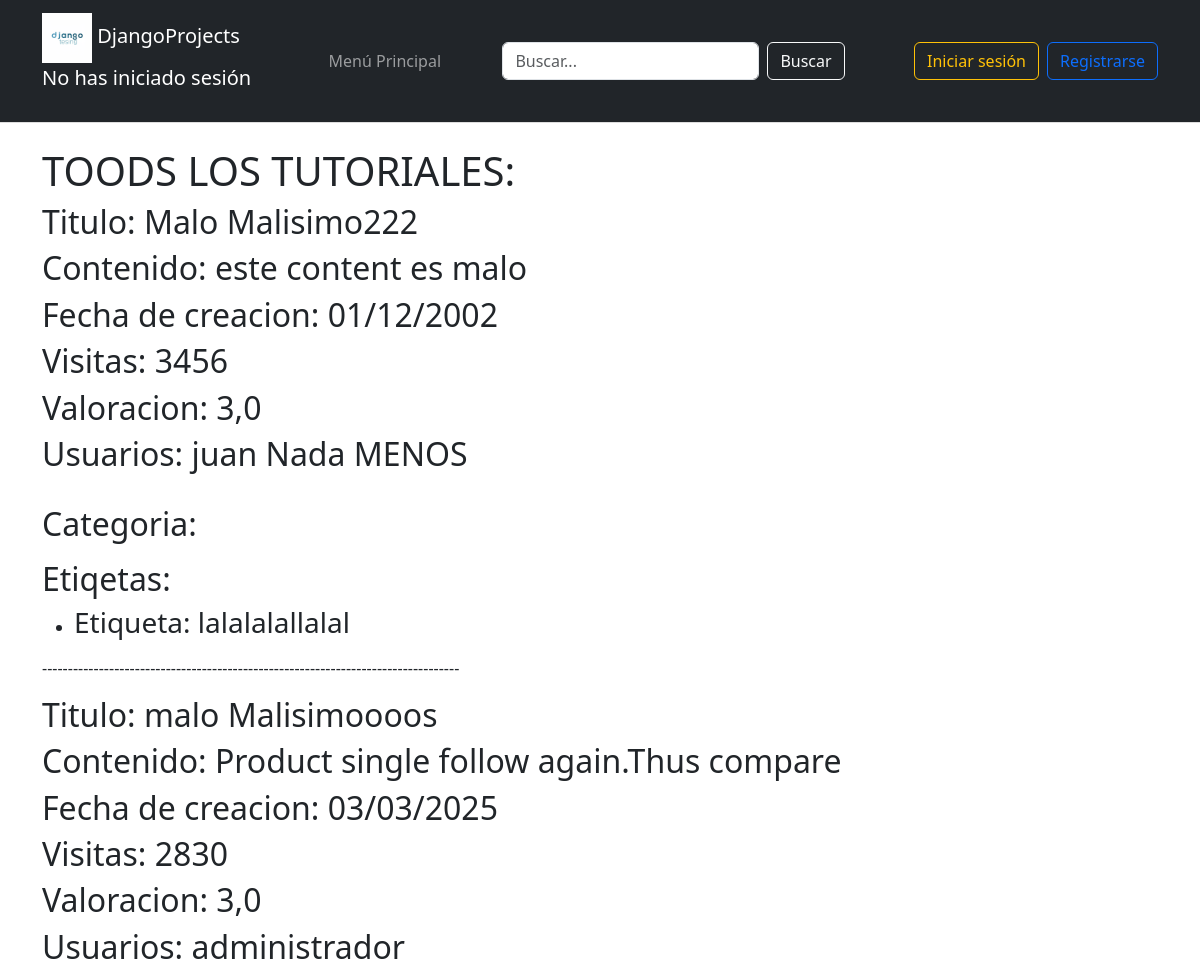
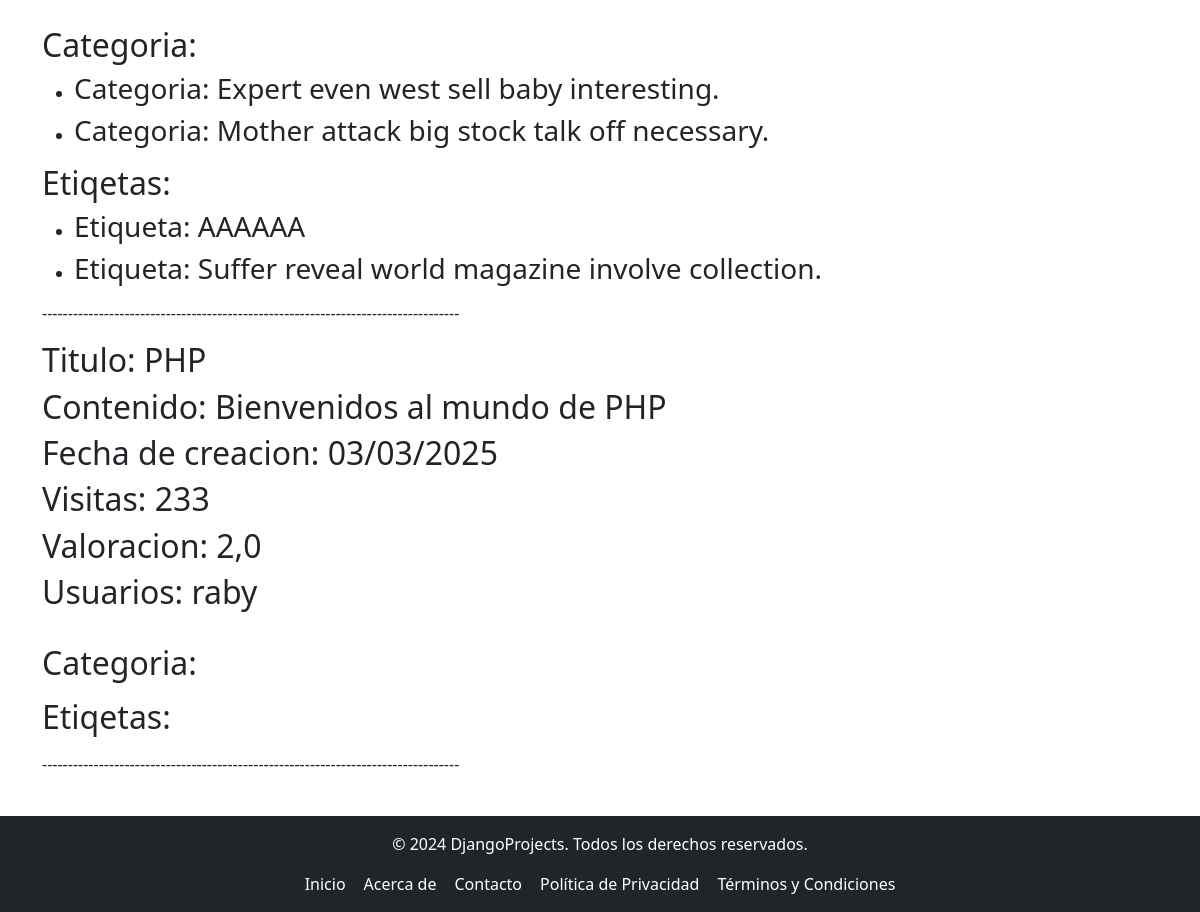
Page /Tutorial/listaTutorial on the committed database (2 pictures, top to bottom).
### tutorial/models.py (models this page shows, shortened)
class Tutorial(models.Model):
    titulo = models.CharField(max_length=50)
    contenido = models.TextField()
    fecha_Creacion = models.DateTimeField()
    visitas = models.IntegerField()
    valoracion = models.DecimalField(max_digits=3, decimal_places=1)
    usuario = models.ForeignKey(Usuario, on_delete=models.CASCADE, related_name="usuario_del_tutorial")

class Usuario(AbstractBaseUser, PermissionsMixin):
    ADMINISTRADOR = 1
    PROFESOR = 2
    ESTUDIANTE = 3
    ROLES = (
        (ADMINISTRADOR, 'administrador'),
        (PROFESOR, 'profesor'),
        (ESTUDIANTE, 'estudiante'),
    )
    email = models.EmailField(unique=True)
    nombre = models.CharField(max_length=30)
    fecha_Registro = models.DateField(null=True, blank=True)
    puntuacion = models.DecimalField(max_digits=3, decimal_places=1, default=0.0)
    es_activo = models.BooleanField(default=True)
    is_staff = models.BooleanField(default=False)  # Aquí está el campo
    is_superuser = models.BooleanField(default=False)  # Aquí está el campo
    rol = models.PositiveSmallIntegerField(choices=ROLES, default=ADMINISTRADOR)
    imagen = models.ImageField(upload_to='imagenes/', null=True, blank=True)
    USERNAME_FIELD = 'email'  # Campo único para autenticación
    REQUIRED_FIELDS = ['nombre']  # Campos obligatorios para createsuperuser
    objects = UsuarioManager()  # Asegúrate de que el manager esté asignado correctamente

class Etiqueta(models.Model):
    nombre = models.CharField(max_length=50)
    color = models.CharField(max_length=50)
    publica = models.BooleanField(default=False)
    descripcion = models.TextField(max_length=300)
    tutorial = models.ManyToManyField(Tutorial, related_name="Etiquetas_del_tutorial", through='Etiqueta_tutorial')  # Añadir through

class Categoria(models.Model):
    nombre = models.CharField(max_length=50)
    es_activa = models.BooleanField(default=False)
    popularidad = models.DecimalField(max_digits=3, decimal_places=1)
    descripcion = models.TextField(max_length=300)
    tutorial = models.ForeignKey(Tutorial, on_delete=models.CASCADE, related_name="categoria_del_tutorial")

### tutorial/views.py (the view)
# urls.py: path('Tutorial/listaTutorial', views.listar_tutoriales, name = 'listar_tutoriales'),
def listar_tutoriales (request):
    tutorial = Tutorial.objects.select_related("usuario").prefetch_related(
        Prefetch('categoria_del_tutorial'),
        Prefetch('Etiquetas_del_tutorial'),
        Prefetch('Tutoriales_cursos')
    ).order_by('fecha_Creacion').all()[:3]
    return render(request, 'Tutorial/listaTutorial.html', {"tutoriales_mostrar": tutorial})

### tutorial/templates/Tutorial/listaTutorial.html
{% extends "Padre.html" %}
{% block cabecera %}
<h1>TOODS LOS TUTORIALES: </h1>
{% endblock %}
{% block contenido %}
    {% for tutorial in tutoriales_mostrar %}
        {% include "Tutorial/tutoriales.html" %}
    {% endfor %}
{% endblock %}

### tutorial/templates/Tutorial/tutoriales.html
<div>
    <h2>Titulo: {{ tutorial.titulo }}</h2>
    <h2>Contenido: {{ tutorial.contenido }}</h2>
    <h2>Fecha de creacion: {{ tutorial.fecha_Creacion | date:"d/m/Y"}}</h2>
    <h2>Visitas: {{ tutorial.visitas }}</h2>
    <h2>Valoracion: {{ tutorial.valoracion }}</h2>
    <h2>Usuarios: {{ tutorial.usuario.nombre }}</h2>
    <br>
    <h2>Categoria:</h2>
    <ul>
        {% for categoria in tutorial.categoria_del_tutorial.all%}
            <li><h3>Categoria: {{categoria.nombre}}</h3></li>
        {%endfor%}
    </ul>
    <h2>Etiqetas:</h2>
    <ul>
        {% for etiqueta in tutorial.Etiquetas_del_tutorial.all%}
            <li><h3>Etiqueta: {{etiqueta.nombre}}</h3></li>
        {%endfor%}
    </ul>
</div>
<p>---------------------------------------------------------------------------------</p>

### tutorial/static/css/EstiloTemplate.css (style rules this page uses)
html, body { height: 100%; margin: 0; padding: 0; font-family: Arial, sans-serif; display: flex; flex-direction: column; }

### rows in the picture
Tutorial: titulo "Malo Malisimo222", contenido "este content es malo", fecha_Creacion "01/12/2002", visitas "3456", valoracion "3,0", usuario.nombre "juan Nada MENOS"
Etiqueta: nombre "lalalalallalal"
Tutorial: titulo "malo Malisimoooos", contenido "Product single follow again.Thus compare", fecha_Creacion "03/03/2025", visitas "2830", valoracion "3,0", usuario.nombre "administrador"
Categoria: nombre "Expert even west sell baby interesting."
Categoria: nombre "Mother attack big stock talk off necessary."
Etiqueta: nombre "AAAAAA"
Etiqueta: nombre "Suffer reveal world magazine involve collection."
Tutorial: titulo "PHP", contenido "Bienvenidos al mundo de PHP", fecha_Creacion "03/03/2025", visitas "233", valoracion "2,0", usuario.nombre "raby"
